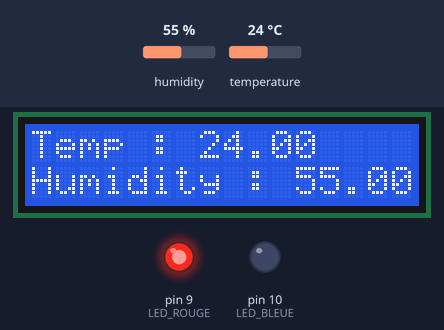
The sketch below on a simulated Arduino Uno, built with avr-gcc and run on an emulated ATmega328P. Shown: 16×2 character LCD, output pins drawn as LEDs (lit = HIGH). Dashed ring = blinking. The test bench sets the inputs (shaded band); at power-on: temperature 24 °C, humidity 55 %.

Above: at 1.2 s.
1.3 s: temperature set to 21 °C
At 2.5 s:
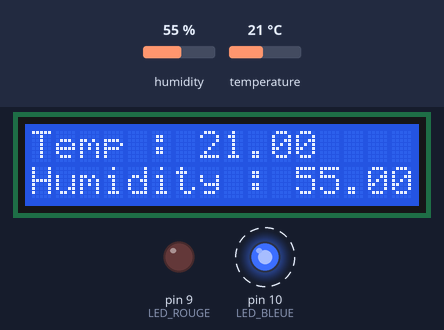
6.6 s: humidity set to 22 %
At 9.1 s:
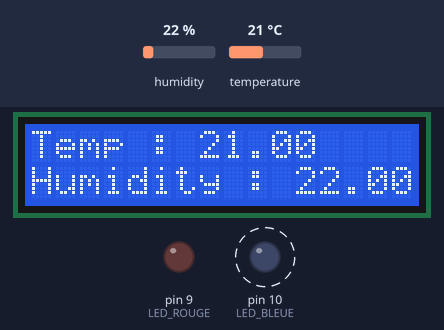
9.7 s: humidity set to 40 %
At 10.6 s:
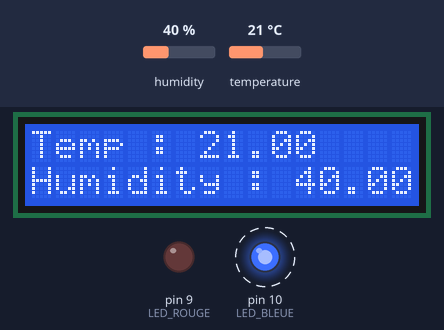
12.4 s: temperature set to 12 °C
At 14.7 s:
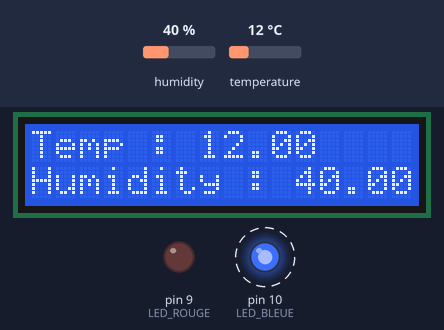
Timing chart, 0 to 16.8 s (numbered marks = the images above; inputs shaded):
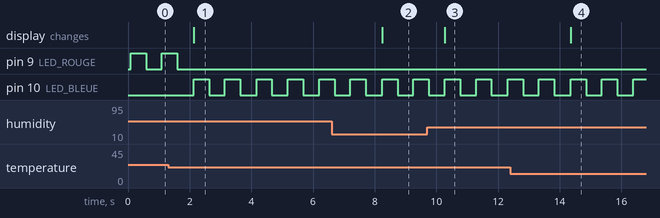

The sketch:

temperature_control.ino
```cpp
#include <LiquidCrystal.h>
#include <DHT.h>
#define  DHT_PIN 6
#define DHTTYPE DHT11
#define LED_ROUGE 9
#define LED_BLEUE 10

// === Seuils de température ===
const float TEMP_BASSE = 22.0;  // seuil bas
const float TEMP_HAUTE = 22.20;  // seuil haut

DHT dht(DHT_PIN, DHTTYPE);;

int rs = 12;
int en = 11;
int d4 = 5;
int d5 = 4;
int d6 = 3;
int d7 = 2;
LiquidCrystal lcd(rs, en, d4, d5, d6, d7);
void setup() {
  Serial.begin(9600);
  lcd.begin(16, 2);
  dht.begin();
  pinMode(LED_ROUGE, OUTPUT);
  pinMode(LED_BLEUE, OUTPUT);
  lcd.clear();
}

void loop() {

float temp = dht.readTemperature();
float hum = dht.readHumidity();
 if (isnan(temp) || isnan(hum)) {
    lcd.clear();
    lcd.setCursor(0, 0);
    lcd.print("Erreur capteur");
    delay(2000);
    return;
  }

// Affichage sur LCD
lcd.clear();
lcd.setCursor(0, 0);
lcd.print("Temp : ");
lcd.print(temp);
lcd.setCursor(0,1);
lcd.print("Humidity : ");
lcd.print(hum);

  // === Contrôle des LEDs ===
  if (temp <= TEMP_BASSE) {
    // Température trop basse → LED bleue clignote
    digitalWrite(LED_BLEUE, HIGH);
    delay(500);
    digitalWrite(LED_BLEUE, LOW);
    delay(500);
  }
  else if (temp >= TEMP_HAUTE) {
    // Température trop haute → LED rouge clignote
    digitalWrite(LED_ROUGE, HIGH);
    delay(500);
    digitalWrite(LED_ROUGE, LOW);
    delay(500);
  }
  else {
    // Température normale → LEDs éteintes
    digitalWrite(LED_ROUGE, LOW);
    digitalWrite(LED_BLEUE, LOW);
    delay(1000);
  }

}
```

Measured:
- the behaviour switches between 23 and 22 °C on temperature (found by bisection; images 0 and 1)
- after the input at 1.3 s, pin 9 (LED_ROUGE): goes on until 1.6 s, then stays LOW; pin 10 (LED_BLEUE): alternates HIGH for 0.50 s and LOW for 0.52 s, starting after 0.83 s; the display: changes after 0.83 s (image 1)
- after the input at 6.6 s, the display: changes after 1.6 s (image 2)
- after the input at 9.7 s, the display: changes after 0.58 s (image 3)
- after the input at 12.4 s, the display: changes after 2.0 s (image 4)
